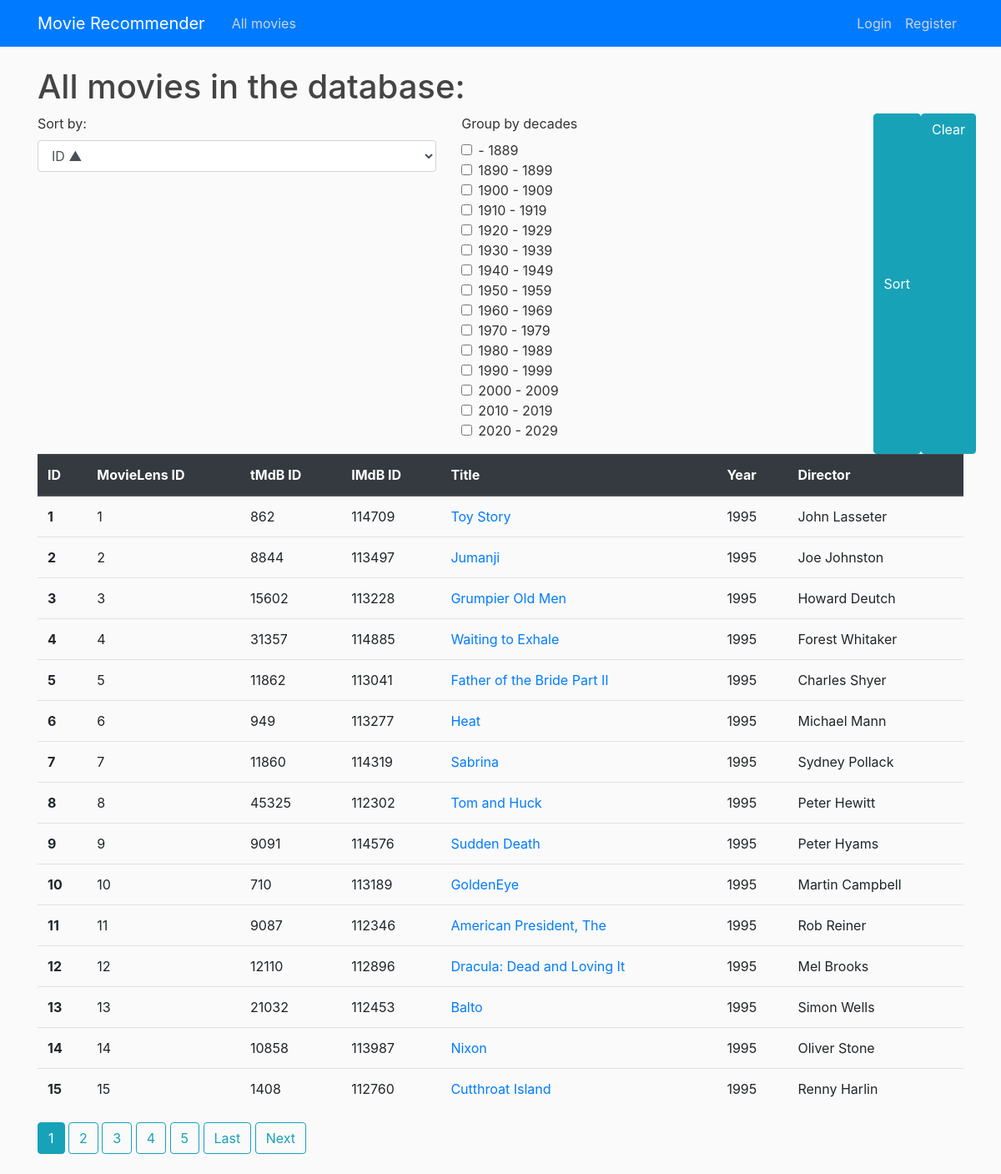
/all_movies/, run on the app's committed database.
### recommender/models.py (models this page shows, shortened)
class Movie(models.Model):
    movielens_id = models.IntegerField(unique=True)
    imdb_id = models.IntegerField()
    tmdb_id = models.IntegerField()
    title = models.CharField(max_length=200)
    year_released = models.IntegerField()
    director = models.CharField(max_length=100)

### recommender/views.py (the view)
# urls.py: path('all_movies/', MoviesListView.as_view(), name='all_movies'),
class MoviesListView(ListView):
    model = Movie
    context_object_name = 'movies'
    paginate_by = 15
    ordering = 'id'
    def get_queryset(self):
        queryset = super().get_queryset()
        upper_decades_limits = self.get_grouping()
        if upper_decades_limits:
            print(upper_decades_limits)
            movies_from_decades = queryset.filter(year_released__gte=(upper_decades_limits[0]-9),
                                                 year_released__lte=(upper_decades_limits[0]))
            for limit in upper_decades_limits[1:]:
                movies_from_decades |= queryset.filter(year_released__gte=(limit-9),
                                                 year_released__lte=(limit))
            return movies_from_decades
        else:
            return queryset
    def get_grouping(self):
        if self.request.GET.__contains__('group_by_decades'):
            decades = list(map(int, self.request.GET.getlist('group_by_decades')))
            self.extra_context = {'group_by_decades': decades}
            return decades
        else:
            return None
    def get_ordering(self):
        if self.request.GET.__contains__('sort_by'):
            ordering = self.request.GET['sort_by']
            return ordering
        else:
            return super().get_ordering()
    def get_context_data(self, *, object_list=None, **kwargs):
        context = super().get_context_data(**kwargs)
        context['form_sorting_grouping'] = MovieSortForm(self.request.GET)
        context['sort_by'] = self.get_ordering()
        return context

### recommender/forms.py
class MovieSortForm(forms.Form):
    def __init__(self, *args, **kwargs):
        super().__init__(*args, **kwargs)
        self.fields['sort_by'].label = 'Sort by:'
    sort_by = forms.ChoiceField(choices=SORTING_OPTIONS, required=False)
    group_by_decades = forms.MultipleChoiceField(choices=DECADE_CHOICES, widget=forms.CheckboxSelectMultiple, required=False)

### recommender/templates/recommender/movie_list.html (shortened to what this page needs)
{% extends 'recommender/base.html' %}
{% load crispy_forms_tags %}
{% block content %}
<div class="container.fluid">
   <h1>All movies in the database:</h1>
    <div class="row">
        <div class="col">
            <form method="get">
            {{form_sorting_grouping.sort_by|as_crispy_field }}
        </div>
        <div class="col">
            {{form_sorting_grouping.group_by_decades|as_crispy_field }}
        </div>
        <button class="btn btn-info" type="submit">Sort</button>
        <a class="btn btn-info" href="{%url 'all_movies'%}">Clear</a>
    </div>
    <table class="table table-hover">
      <thead class="thead-dark">
        <tr>
          <th scope="col">ID</th>
          <th scope="col">MovieLens ID</th>
          <th scope="col">tMdB ID</th>
          <th scope="col">IMdB ID</th>
          <th scope="col">Title</th>
          <th scope="col">Year</th>
          <th scope="col">Director</th>
        </tr>
      </thead>
      <tbody>
        {% for movie in movies %}
        <tr>
            <th scope="row">{{movie.id}}</th>
            <td>{{movie.movielens_id}}</td>
            <td>{{movie.tmdb_id}}</td>
            <td>{{movie.imdb_id}}</td>
            <td><a href="{% url 'movie_detail' movie.id %}">{{movie.title}}</a></td>
            <td>{{movie.year_released}}</td>
            <td>{{movie.director}}</td>
        </tr>
        {% endfor %}
      </tbody>
    </table>
    {% include 'recommender/pagination.html' %}
</div>
{% endblock content %}

### recommender/static/recommender/main.css (style rules this page uses)
body { background: #fafafa; color: #333333; margin-top: 5rem; }
h1, h2, h3, h4, h5, h6 { color: #444444; }

### data on the page
Movie: id "1", movielens_id "1", tmdb_id "862", imdb_id "114709", title "Toy Story", year_released "1995", director "John Lasseter"
Movie: id "2", movielens_id "2", tmdb_id "8844", imdb_id "113497", title "Jumanji", year_released "1995", director "Joe Johnston"
Movie: id "3", movielens_id "3", tmdb_id "15602", imdb_id "113228", title "Grumpier Old Men", year_released "1995", director "Howard Deutch"
Movie: id "4", movielens_id "4", tmdb_id "31357", imdb_id "114885", title "Waiting to Exhale", year_released "1995", director "Forest Whitaker"
Movie: id "5", movielens_id "5", tmdb_id "11862", imdb_id "113041", title "Father of the Bride Part II", year_released "1995", director "Charles Shyer"
Movie: id "6", movielens_id "6", tmdb_id "949", imdb_id "113277", title "Heat", year_released "1995", director "Michael Mann"
Movie: id "7", movielens_id "7", tmdb_id "11860", imdb_id "114319", title "Sabrina", year_released "1995", director "Sydney Pollack"
Movie: id "8", movielens_id "8", tmdb_id "45325", imdb_id "112302", title "Tom and Huck", year_released "1995", director "Peter Hewitt"
Movie: id "9", movielens_id "9", tmdb_id "9091", imdb_id "114576", title "Sudden Death", year_released "1995", director "Peter Hyams"
Movie: id "10", movielens_id "10", tmdb_id "710", imdb_id "113189", title "GoldenEye", year_released "1995", director "Martin Campbell"
Movie: id "11", movielens_id "11", tmdb_id "9087", imdb_id "112346", title "American President, The", year_released "1995", director "Rob Reiner"
Movie: id "12", movielens_id "12", tmdb_id "12110", imdb_id "112896", title "Dracula: Dead and Loving It", year_released "1995", director "Mel Brooks"
Movie: id "13", movielens_id "13", tmdb_id "21032", imdb_id "112453", title "Balto", year_released "1995", director "Simon Wells"
Movie: id "14", movielens_id "14", tmdb_id "10858", imdb_id "113987", title "Nixon", year_released "1995", director "Oliver Stone"
Movie: id "15", movielens_id "15", tmdb_id "1408", imdb_id "112760", title "Cutthroat Island", year_released "1995", director "Renny Harlin"

### other printed values
{{ num }} "1"
{{ num }} "2" "3" "4" "5"
